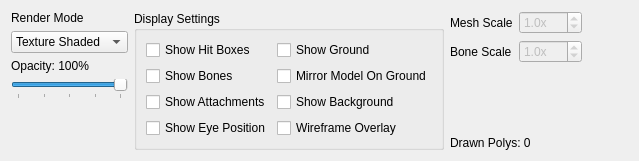
      <widget class="QWidget" name="tab1">
       <attribute name="title">
        <string>Model Display</string>
       </attribute>
       <layout class="QGridLayout" name="gridLayout_7">
        <item row="0" column="2">
         <layout class="QGridLayout" name="gridLayout_9">
          <item row="1" column="0">
           <widget class="QLabel" name="label_13">
            <property name="text">
             <string>Mesh Scale</string>
            </property>
           </widget>
          </item>
          <item row="1" column="2" rowspan="2">
           <spacer name="horizontalSpacer_2">
            <property name="orientation">
             <enum>Qt::Horizontal</enum>
            </property>
            <property name="sizeHint" stdset="0">
             <size>
              <width>40</width>
              <height>20</height>
             </size>
            </property>
           </spacer>
          </item>
          <item row="2" column="0">
           <widget class="QLabel" name="label_14">
            <property name="text">
             <string>Bone Scale</string>
            </property>
           </widget>
          </item>
          <item row="2" column="1">
           <widget class="QDoubleSpinBox" name="leBoneScale">
            <property name="enabled">
             <bool>false</bool>
            </property>
            <property name="suffix">
             <string>x</string>
            </property>
            <property name="decimals">
             <number>1</number>
            </property>
            <property name="value">
             <double>1.000000000000000</double>
            </property>
           </widget>
          </item>
          <item row="1" column="1">
           <widget class="QDoubleSpinBox" name="leMeshScale">
            <property name="enabled">
             <bool>false</bool>
            </property>
            <property name="suffix">
             <string>x</string>
            </property>
            <property name="decimals">
             <number>1</number>
            </property>
            <property name="singleStep">
             <double>1.000000000000000</double>
            </property>
            <property name="value">
             <double>1.000000000000000</double>
            </property>
           </widget>
          </item>
          <item row="4" column="0" colspan="2">
           <spacer name="verticalSpacer_7">
            <property name="orientation">
             <enum>Qt::Vertical</enum>
            </property>
            <property name="sizeHint" stdset="0">
             <size>
              <width>20</width>
              <height>40</height>
             </size>
            </property>
           </spacer>
          </item>
          <item row="5" column="0" colspan="3">
           <widget class="QLabel" name="lDrawnPolys">
            <property name="text">
             <string>Drawn Polys: 0</string>
            </property>
           </widget>
          </item>
         </layout>
        </item>
        <item row="0" column="0">
         <layout class="QVBoxLayout" name="verticalLayout_5">
          <item>
           <widget class="QLabel" name="label_11">
            <property name="text">
             <string>Render Mode</string>
            </property>
           </widget>
          </item>
          <item>
           <widget class="QComboBox" name="cRenderMode">
            <property name="sizePolicy">
             <sizepolicy hsizetype="Preferred" vsizetype="Fixed">
              <horstretch>0</horstretch>
              <verstretch>0</verstretch>
             </sizepolicy>
            </property>
            <property name="maximumSize">
             <size>
              <width>150</width>
              <height>16777215</height>
             </size>
            </property>
            <property name="currentIndex">
             <number>3</number>
            </property>
            <item>
             <property name="text">
              <string>Wireframe</string>
             </property>
            </item>
            <item>
             <property name="text">
              <string>Flat Shaded</string>
             </property>
            </item>
            <item>
             <property name="text">
              <string>Smooth Shaded</string>
             </property>
            </item>
            <item>
             <property name="text">
              <string>Texture Shaded</string>
             </property>
            </item>
           </widget>
          </item>
          <item>
           <widget class="QLabel" name="lTransparency">
            <property name="text">
             <string>Opacity: 100%</string>
            </property>
           </widget>
          </item>
          <item>
           <widget class="QSlider" name="slTransparency">
            <property name="sizePolicy">
             <sizepolicy hsizetype="Preferred" vsizetype="Fixed">
              <horstretch>0</horstretch>
              <verstretch>0</verstretch>
             </sizepolicy>
            </property>
            <property name="maximumSize">
             <size>
              <width>150</width>
              <height>16777215</height>
             </size>
            </property>
            <property name="maximum">
             <number>100</number>
            </property>
            <property name="pageStep">
             <number>25</number>
            </property>
            <property name="value">
             <number>100</number>
            </property>
            <property name="orientation">
             <enum>Qt::Horizontal</enum>
            </property>
            <property name="tickPosition">
             <enum>QSlider::TicksBelow</enum>
            </property>
           </widget>
          </item>
          <item>
           <spacer name="verticalSpacer_6">
            <property name="orientation">
             <enum>Qt::Vertical</enum>
            </property>
            <property name="sizeHint" stdset="0">
             <size>
              <width>20</width>
              <height>0</height>
             </size>
            </property>
           </spacer>
          </item>
         </layout>
        </item>
        <item row="0" column="1">
         <widget class="QGroupBox" name="groupBox_4">
          <property name="title">
           <string>Display Settings</string>
          </property>
          <layout class="QGridLayout" name="gridLayout_11">
           <item row="0" column="0">
            <widget class="QCheckBox" name="cbHitBoxes">
             <property name="text">
              <string>Show Hit Boxes</string>
             </property>
            </widget>
           </item>
           <item row="0" column="1">
            <widget class="QCheckBox" name="cbGround">
             <property name="text">
              <string>Show Ground</string>
             </property>
            </widget>
           </item>
           <item row="1" column="0">
            <widget class="QCheckBox" name="cbBones">
             <property name="text">
              <string>Show Bones</string>
             </property>
            </widget>
           </item>
           <item row="1" column="1">
            <widget class="QCheckBox" name="cbMirror">
             <property name="text">
              <string>Mirror Model On Ground</string>
             </property>
            </widget>
           </item>
           <item row="2" column="0">
            <widget class="QCheckBox" name="cbAttachments">
             <property name="text">
              <string>Show Attachments</string>
             </property>
            </widget>
           </item>
           <item row="2" column="1">
            <widget class="QCheckBox" name="cbBackground">
             <property name="text">
              <string>Show Background</string>
             </property>
            </widget>
           </item>
           <item row="3" column="0">
            <widget class="QCheckBox" name="cbEyePosition">
             <property name="text">
              <string>Show Eye Position</string>
             </property>
            </widget>
           </item>
           <item row="3" column="1">
            <widget class="QCheckBox" name="cbWireframeOverlay">
             <property name="text">
              <string>Wireframe Overlay</string>
             </property>
            </widget>
           </item>
          </layout>
         </widget>
        </item>
       </layout>
      </widget>
